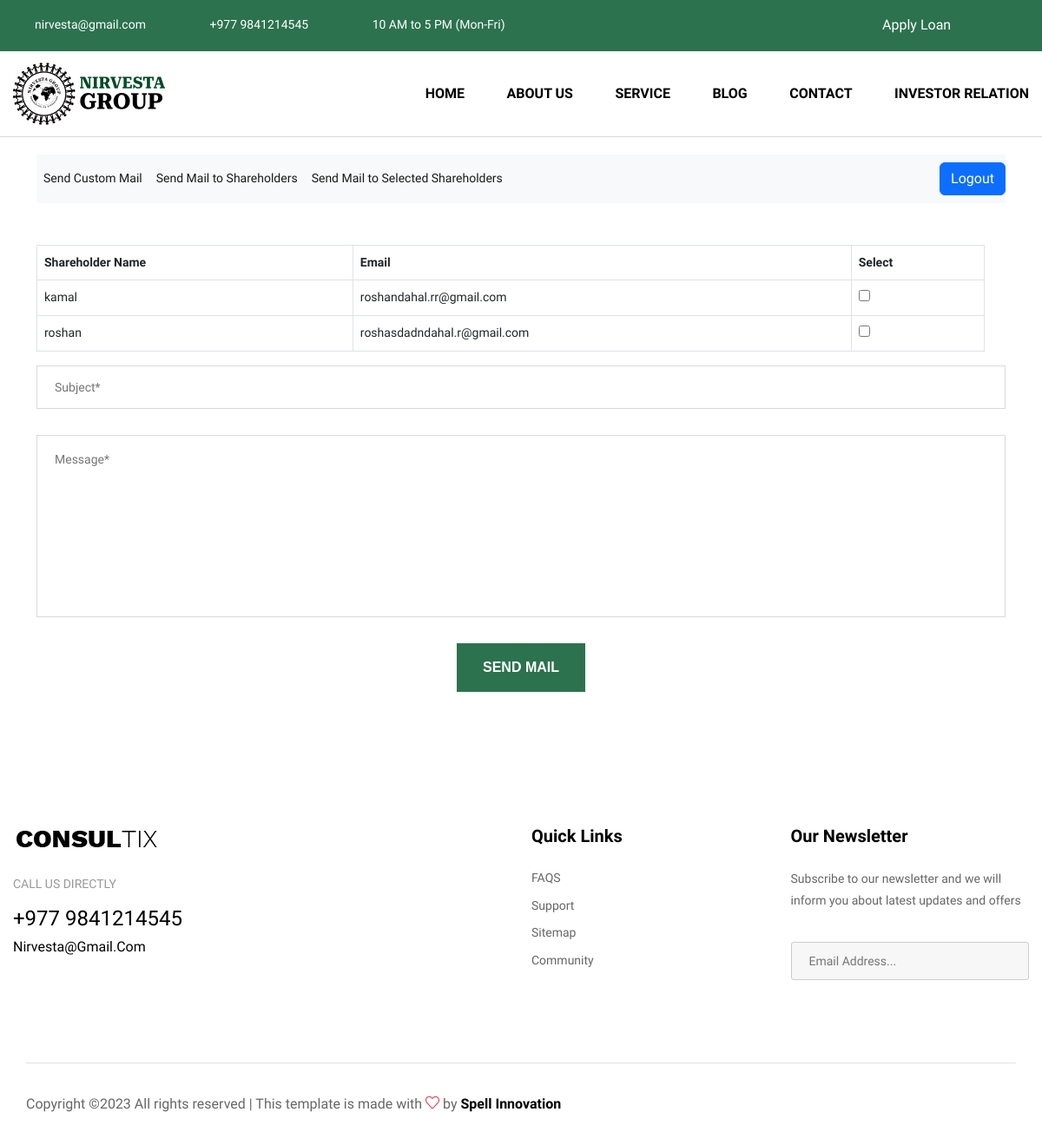
The app's page /selected_mail/ (signed in), older data.
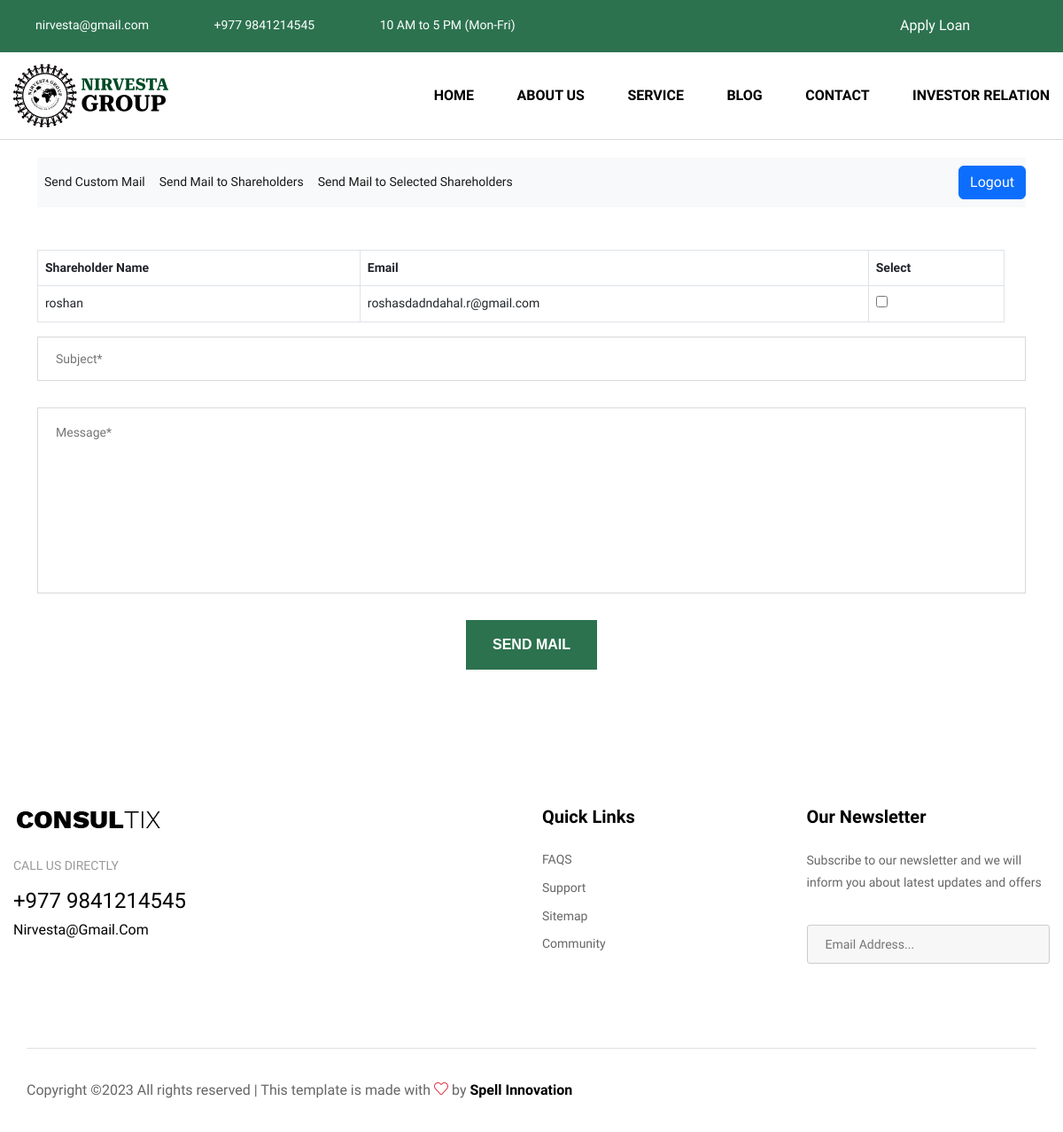
The same page, newer data.
### features/models.py (models this page shows, shortened)
class Shareholder(models.Model):
    user = models.ForeignKey(User, on_delete=models.CASCADE)
    contact = models.CharField(max_length=200)
    no_of_share = models.IntegerField(null=True, blank=True)
    email = models.CharField(max_length=200)
    address = models.CharField(max_length=200)
    photo = models.ImageField(upload_to="shareholder_images/",null=True, blank=True)
    class Meta:
        verbose_name_plural = "10. Shareholders"

### features/views.py (the view)
# urls.py: path('selected_mail/', views.selected_mail, name="selected_mail"),
def selected_mail(request):
    if request.user.is_superuser:
        if request.method =='POST':
            subject = request.POST["subject"]
            message = request.POST["message"]
            email = request.POST.getlist("selected")
            print(email)
            for email in email:
                subject = f"{subject}"
                message = f"{message}"
                email_from = settings.EMAIL_HOST_USER
                recipient_list = [
                    email,
                ]
                send_mail(subject, message, email_from, recipient_list)
                SentMail.objects.create(email=email,subject=subject,message=message)
            return redirect("selected_mail")
        else:
            if CompanySetup.objects.filter()[:1].exists():
                shareholders=Shareholder.objects.all()
                company = CompanySetup.objects.filter()[:1].get()
                context = {
                    'company':company,
                    'shareholders':shareholders,
                }
            else:
                context = {
                    'shareholders':shareholders,
                }
            return render(request,'selected_mail.html',context)
    else:
        return redirect('login')

### templates/selected_mail.html (shortened to what this page needs)
{% load static %} {% include 'header.html' %}
<div class="container" style="margin-top: 20px">
  {% include 'mail_nav.html' %}
  <div class="boxed-inner">
    <div class="contact-form">
      <form method="post" action=" {% url 'selected_mail' %} ">
        <div class="row clearfix">
          <div class="row mt-5">
            <div class="col-12">
              <table class="table table-bordered">
                <thead>
                  <tr>
                    <th scope="col">Shareholder Name</th>
                    <th scope="col">Email</th>
                    <th scope="col">Select</th>
                  </tr>
                </thead>
                <tbody>
                  {% for shareholders in shareholders %}
                  <tr>
                    <td>{{shareholders.user.first_name}}</td>
                    <td>{{shareholders.email}}</td>
                    <td>
                      <div class="custom-control custom-checkbox">
                        <input
                          type="checkbox"
                          name="selected"
                          class="custom-control-input"
                          id="customCheck1"
                          value="{{shareholders.email}}"
                        />
                      </div>
                    </td>
                  </tr>
                  {% endfor %}
                </tbody>
              </table>
            </div>
          </div>
          <div class="col-lg-12 col-md-12 col-sm-12 form-group">
            <input type="text" name="subject" placeholder="Subject*" required />
          </div>
          <div class="col-lg-12 col-md-12 col-sm-12 form-group">
            <textarea name="message" placeholder="Message*" required></textarea>
          </div>
          <div class="col-lg-12 col-md-12 col-sm-12 text-center form-group">
            <div
              class="theme-btn btn-style-one"
              data-toggle="modal"
              data-target="#exampleModalCenter"
            >
              Send Mail
            </div>
          </div>
        </div>
      </form>
    </div>
  </div>
</div>
{% include 'footer.html' %}

Row changes from the older to the newer data that the page shows:
removed Shareholder: user.first_name "kamal", email "roshandahal.rr@gmail.com"
